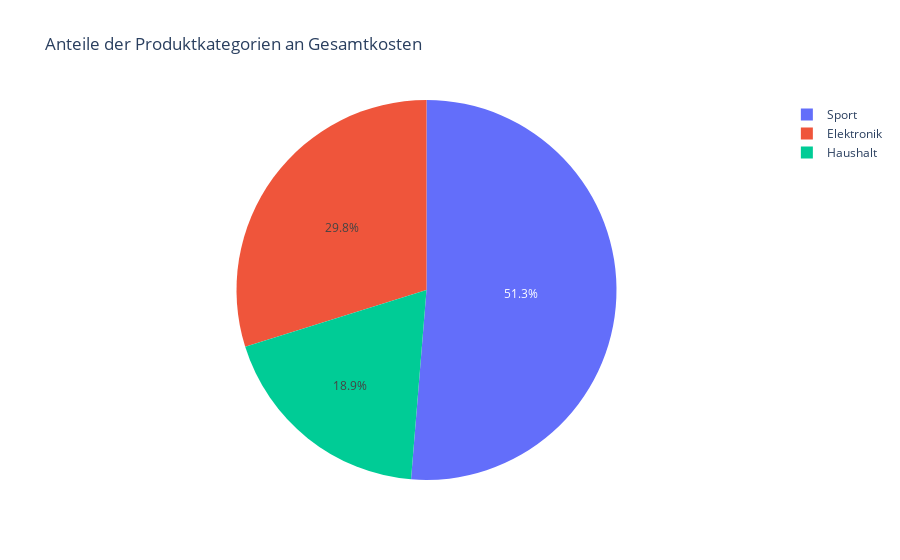

The cell this chart's notebook holds for it:
### Markdown cell above
## Aufgabe 2:

# Wir wollen uns nun ein weiteres Kreisdiagramm anschauen, welches den Anteil der Preise jeder Produktkategorie zu den Gesamtkosten darstellt.

# D.h hierzu müssen wir die Spalte "Preis" als zweite Spalte hinzunehmen, ähnlich wie wir es bereits bei bar() gesehen haben.

# Nutze hierzu den Parameter values um die Spalte "Preis" zu übergeben.

# Lass dir die Grafik im Anschluss mit einem passenden Titel anzeigen und vergleiche es mit der Grafik aus Aufgabe 1.

### Code cell
import pandas as pd
import plotly.express as px

fig_preis = px.pie(df_einkauf, names='Kategorie', values='Preis', title='Anteile der Produktkategorien an Gesamtkosten')
fig_preis.show()

#names: um welche spalte geht es???

### Figure 1 — Plotly figure (JSON) as saved in the notebook; plotly's stock layout.template omitted (floating-point values rounded to 4 significant figures)
{"data": [{"domain": {"x": [0, 1], "y": [0, 1]}, "hovertemplate": "Kategorie=%{label}<br>Preis=%{value}<extra></extra>", "labels": ["Elektronik", "Haushalt", "Sport", "Elektronik", "Haushalt", "Sport", "Elektronik", "Haushalt", "Sport", "Haushalt", "Elektronik", "Haushalt", "Sport", "Elektronik", "Haushalt"], "legendgroup": "", "name": "", "showlegend": true, "type": "pie", "values": [299, 89, 120, 599, 179, 25, 59, 139, 1600, 60, 45, 75, 55, 45, 120]}], "layout": {"legend": {"tracegroupgap": 0}, "title": {"text": "Anteile der Produktkategorien an Gesamtkosten"}}}
